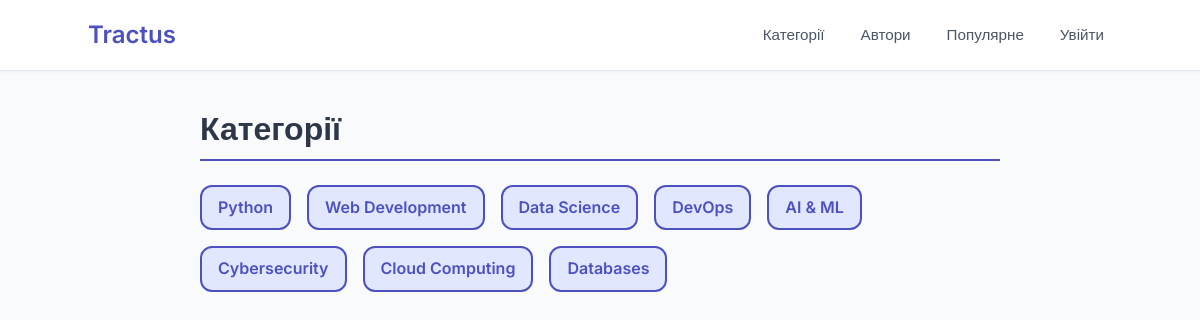
Page /categories/ on the committed database.
### blog/models.py (models this page shows, shortened)
class Category(models.Model):
    name = models.CharField(max_length=255, unique=True)

### blog/views.py (the view)
# urls.py: path("categories/", CategoryListView.as_view(), name="category-list"),
class CategoryListView(generic.ListView):
    model = Category
    template_name = "category_list.html"
    context_object_name = "categories"

### templates/category_list.html
{% extends "base.html" %}
{% block content %}
  <h1 class="page-title">Категорії</h1>
  {% if categories %}
    <ul class="category-list">
      {% for category in categories %}
        <li>
          <a href="{% url 'blog:posts-by-category' category_name=category.name %}" class="category-link">
            {{ category.name }}
          </a>
        </li>
      {% endfor %}
    </ul>
  {% else %}
    <p>Категорій немає</p>
  {% endif %}
{% endblock %}

### static/css/styles.css (style rules this page uses)
body { margin: 0; font-family: 'Inter', sans-serif; background-color: #f9fafb; color: #1a202c; line-height: 1.6; -webkit-font-smoothing: antialiased; -moz-osx-font-smoothing: grayscale; }
.page-title { font-size: 2rem; font-weight: 700; margin-bottom: 1.5rem; color: #2d3748; border-bottom: 2px solid #4c51bf; padding-bottom: 0.25rem; }
.category-list { list-style: none; padding: 0; margin: 0; display: flex; flex-wrap: wrap; gap: 1rem; }
.category-link { display: inline-block; padding: 0.5rem 1rem; background-color: #e0e7ff; color: #434190; text-decoration: none; font-weight: 600; border-radius: 6px; transition: background-color 0.3s ease; }
.category-list { list-style: none; padding: 0; margin: 1rem 0 2rem 0; display: flex; flex-wrap: wrap; gap: 1rem; }
.category-link { display: inline-block; padding: 0.5rem 1rem; border: 2px solid #4c51bf; border-radius: 12px; color: #4c51bf; font-weight: 600; text-decoration: none; transition: background-color 0.3s ease, color 0.3s ease; }

### rows in the picture
Category: name "Python"
Category: name "Web Development"
Category: name "Data Science"
Category: name "DevOps"
Category: name "AI & ML"
Category: name "Cybersecurity"
Category: name "Cloud Computing"
Category: name "Databases"
